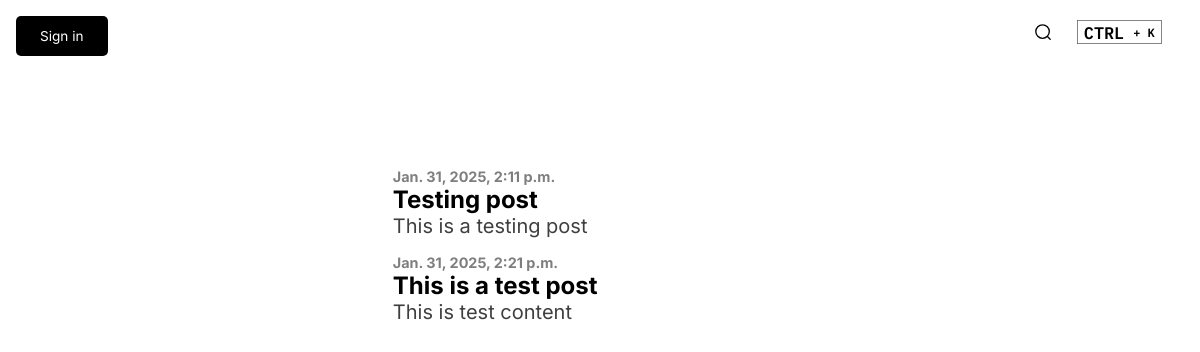
The page /blog/ on the database as committed earlier.
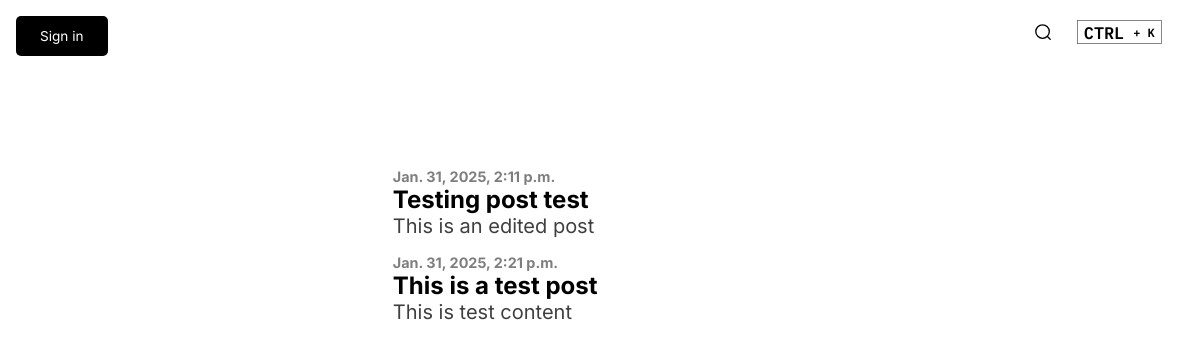
The same page on the database as committed later.
### Blog/models.py (models this page shows, shortened)
class Post(models.Model):
    title = models.CharField(max_length=100)
    content = models.TextField()
    date_posted = models.DateTimeField(auto_now_add=True)
    search_title = models.CharField(max_length=100, default='')
    comments = models.ManyToManyField('Comment', related_name='posts')

### Portfolio/views.py (the view)
# urls.py: 2. Add a URL to urlpatterns:  path('blog/', include('blog.urls'))
def blog(request):
    return render(request, 'blog.html', {'categories': Categories.objects.all(), 'posts': Post.objects.all()})

### spotlight/models.py (called while the page is built)
    def __str__(self):
        return self.name

### templates/blog.html (shortened to what this page needs)
{% extends 'base.html' %}
{% load static %}
{% block css %}
<link rel="stylesheet" href="{% static 'css/blog.css' %}" />
{% endblock %}
{% block content %}
<div class="buttons">
    <a href="{% url 'signin' %}" class="sign-in page-btn">Sign in</a>
</div>
<div class="newest-post-container">
    {% for post in posts %}
        <div class="post" onclick="viewPost(event)">
            <h1 class="date-posted">{{ post.date_posted }}</h1>
            <h1 class="post-title">{{ post.title }}</h1>
            <p class="post-content">{{ post.content|truncatewords:30 }}</p>
        </div>
    {% endfor %}
</div>
{% endblock %}

Rows that differ between the two databases and show on the page:
changed Post: title "Testing post" → "Testing post test"; content "This is a testing post" → "This is an edited post"
